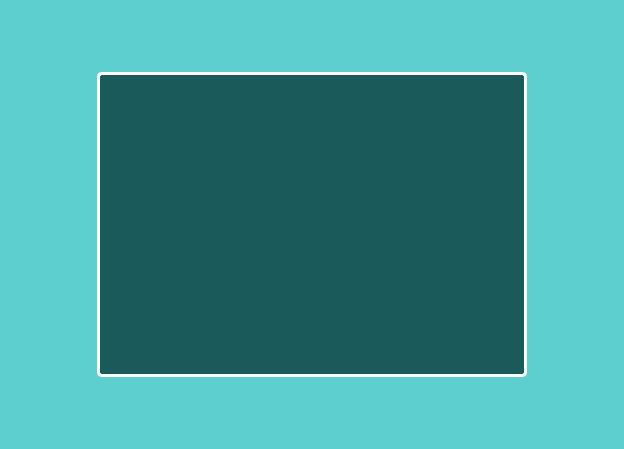
<?xml version="1.0" encoding="UTF-8"?>
<ui version="4.0">
 <class>Form</class>
 <widget class="QWidget" name="Form">
  <property name="geometry">
   <rect>
    <x>0</x>
    <y>0</y>
    <width>624</width>
    <height>449</height>
   </rect>
  </property>
  <property name="windowTitle">
   <string>Form</string>
  </property>
  <property name="styleSheet">
   <string notr="true">QWidget#Form {
	background-color: rgb(94, 207, 207);
}</string>
  </property>
  <layout class="QVBoxLayout" name="verticalLayout" stretch="1,5,1">
   <item>
    <spacer name="verticalSpacer_2">
     <property name="orientation">
      <enum>Qt::Orientation::Vertical</enum>
     </property>
     <property name="sizeHint" stdset="0">
      <size>
       <width>20</width>
       <height>57</height>
      </size>
     </property>
    </spacer>
   </item>
   <item>
    <layout class="QHBoxLayout" name="horizontalLayout" stretch="1,5,1">
     <item>
      <spacer name="horizontalSpacer">
       <property name="orientation">
        <enum>Qt::Orientation::Horizontal</enum>
       </property>
       <property name="sizeHint" stdset="0">
        <size>
         <width>40</width>
         <height>20</height>
        </size>
       </property>
      </spacer>
     </item>
     <item>
      <widget class="QTextEdit" name="textEdit">
       <property name="styleSheet">
        <string notr="true">background-color: rgb(27, 90, 90);
color: rgb(255, 255, 255);
border: 3px solid #FFFFFF;
border-radius: 5px;</string>
       </property>
      </widget>
     </item>
     <item>
      <spacer name="horizontalSpacer_2">
       <property name="orientation">
        <enum>Qt::Orientation::Horizontal</enum>
       </property>
       <property name="sizeHint" stdset="0">
        <size>
         <width>40</width>
         <height>20</height>
        </size>
       </property>
      </spacer>
     </item>
    </layout>
   </item>
   <item>
    <spacer name="verticalSpacer">
     <property name="orientation">
      <enum>Qt::Orientation::Vertical</enum>
     </property>
     <property name="sizeHint" stdset="0">
      <size>
       <width>20</width>
       <height>57</height>
      </size>
     </property>
    </spacer>
   </item>
  </layout>
 </widget>
 <resources/>
 <connections/>
</ui>
